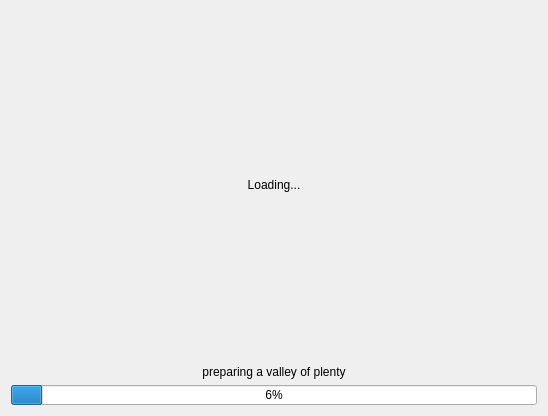
<?xml version="1.0" encoding="UTF-8"?>
<ui version="4.0">
 <class>splash_screen</class>
 <widget class="QDialog" name="splash_screen">
  <property name="geometry">
   <rect>
    <x>0</x>
    <y>0</y>
    <width>548</width>
    <height>416</height>
   </rect>
  </property>
  <property name="windowTitle">
   <string>Dialog</string>
  </property>
  <layout class="QVBoxLayout" name="verticalLayout_2">
   <item>
    <layout class="QVBoxLayout" name="verticalLayout">
     <item>
      <widget class="QLabel" name="lb_loading">
       <property name="sizePolicy">
        <sizepolicy hsizetype="Preferred" vsizetype="Preferred">
         <horstretch>0</horstretch>
         <verstretch>1</verstretch>
        </sizepolicy>
       </property>
       <property name="lineWidth">
        <number>1</number>
       </property>
       <property name="midLineWidth">
        <number>0</number>
       </property>
       <property name="text">
        <string>Loading...</string>
       </property>
       <property name="alignment">
        <set>Qt::AlignCenter</set>
       </property>
      </widget>
     </item>
     <item>
      <widget class="QLabel" name="lb_status">
       <property name="text">
        <string>preparing a valley of plenty</string>
       </property>
       <property name="textFormat">
        <enum>Qt::AutoText</enum>
       </property>
       <property name="alignment">
        <set>Qt::AlignCenter</set>
       </property>
      </widget>
     </item>
     <item>
      <widget class="QProgressBar" name="pb_loading">
       <property name="minimumSize">
        <size>
         <width>0</width>
         <height>0</height>
        </size>
       </property>
       <property name="maximumSize">
        <size>
         <width>16777215</width>
         <height>20</height>
        </size>
       </property>
       <property name="value">
        <number>6</number>
       </property>
       <property name="alignment">
        <set>Qt::AlignLeading|Qt::AlignLeft|Qt::AlignVCenter</set>
       </property>
      </widget>
     </item>
    </layout>
   </item>
  </layout>
 </widget>
 <resources/>
 <connections/>
</ui>
